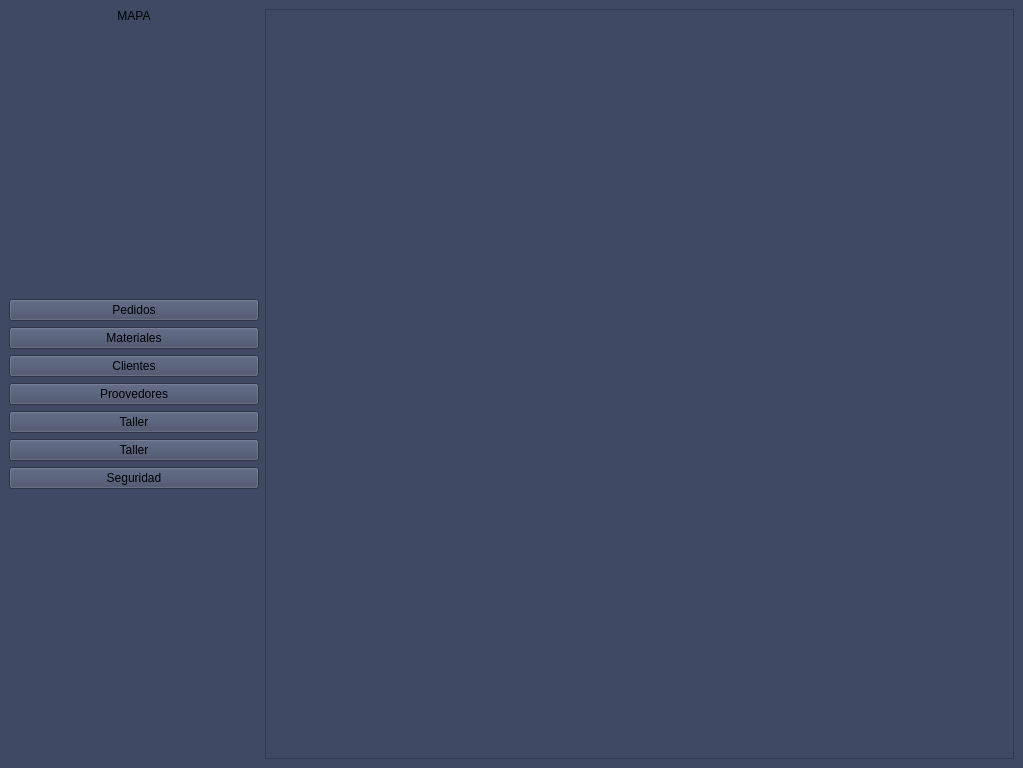
<?xml version="1.0" encoding="UTF-8"?>
<ui version="4.0">
 <class>MainWindow</class>
 <widget class="QMainWindow" name="MainWindow">
  <property name="geometry">
   <rect>
    <x>0</x>
    <y>0</y>
    <width>1023</width>
    <height>768</height>
   </rect>
  </property>
  <property name="windowTitle">
   <string>MainWindow</string>
  </property>
  <property name="styleSheet">
   <string notr="true">background-color: rgb(63, 73, 100);</string>
  </property>
  <widget class="QWidget" name="centralwidget">
   <layout class="QGridLayout" name="gridLayout_2">
    <item row="0" column="0">
     <layout class="QGridLayout" name="gridLayout" columnstretch="1,3">
      <item row="0" column="1">
       <layout class="QGridLayout" name="gridLayout_4">
        <item row="0" column="0">
         <widget class="QFrame" name="frame">
          <property name="frameShape">
           <enum>QFrame::StyledPanel</enum>
          </property>
          <property name="frameShadow">
           <enum>QFrame::Raised</enum>
          </property>
         </widget>
        </item>
       </layout>
      </item>
      <item row="0" column="0">
       <layout class="QGridLayout" name="gridLayout_5">
        <item row="4" column="0">
         <widget class="QPushButton" name="pushButton_3">
          <property name="text">
           <string>Clientes</string>
          </property>
         </widget>
        </item>
        <item row="8" column="0">
         <widget class="QPushButton" name="pushButton_7">
          <property name="text">
           <string>Seguridad</string>
          </property>
         </widget>
        </item>
        <item row="3" column="0">
         <widget class="QPushButton" name="pushButton_2">
          <property name="text">
           <string>Materiales</string>
          </property>
         </widget>
        </item>
        <item row="5" column="0">
         <widget class="QPushButton" name="pushButton_4">
          <property name="text">
           <string>Proovedores</string>
          </property>
         </widget>
        </item>
        <item row="6" column="0">
         <widget class="QPushButton" name="pushButton_5">
          <property name="text">
           <string>Taller</string>
          </property>
         </widget>
        </item>
        <item row="7" column="0">
         <widget class="QPushButton" name="pushButton_6">
          <property name="text">
           <string>Taller</string>
          </property>
         </widget>
        </item>
        <item row="2" column="0">
         <widget class="QPushButton" name="pushButton">
          <property name="text">
           <string>Pedidos</string>
          </property>
         </widget>
        </item>
        <item row="9" column="0">
         <spacer name="verticalSpacer_2">
          <property name="orientation">
           <enum>Qt::Vertical</enum>
          </property>
          <property name="sizeHint" stdset="0">
           <size>
            <width>20</width>
            <height>40</height>
           </size>
          </property>
         </spacer>
        </item>
        <item row="1" column="0">
         <spacer name="verticalSpacer">
          <property name="orientation">
           <enum>Qt::Vertical</enum>
          </property>
          <property name="sizeHint" stdset="0">
           <size>
            <width>20</width>
            <height>40</height>
           </size>
          </property>
         </spacer>
        </item>
        <item row="0" column="0">
         <widget class="QLabel" name="label">
          <property name="text">
           <string>MAPA</string>
          </property>
          <property name="alignment">
           <set>Qt::AlignCenter</set>
          </property>
         </widget>
        </item>
       </layout>
      </item>
     </layout>
    </item>
   </layout>
  </widget>
 </widget>
 <resources/>
 <connections/>
</ui>
